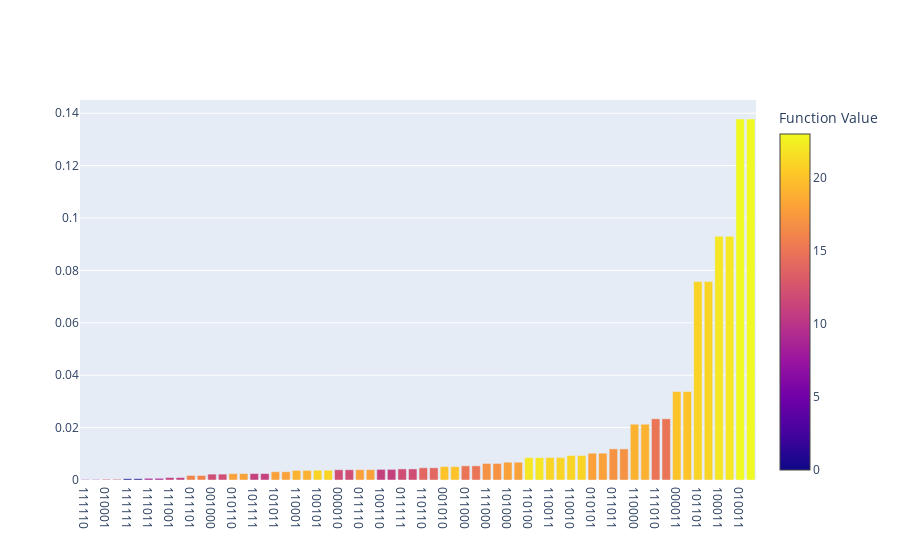

Notebook cell for this chart:
### Code cell
def plot_samples(samples):
    """
    Plots a bar diagram for the samples of a quantum algorithm
    Args:
        samples
    """
    #Sort samples by probability
    samples = sorted(samples, key = lambda x: x.probability)
    #Get list of probabilities, function values and bitstrings
    probabilities = [sample.probability for sample in samples]
    values = [sample.fval for sample in samples]
    bitstrings = [''.join([str(int(i)) for i in sample.x]) for sample in samples]
    #Plot bar diagram
    sample_plot = go.Bar(x = bitstrings, y = probabilities, marker=dict(color=values, colorscale = 'plasma',colorbar=dict(title='Function Value')))
    fig = go.Figure(
        data=sample_plot, 
        layout = dict(
            xaxis=dict(
                type = 'category'
            )
        )
    )
    fig.show()

plot_samples(result.samples)

### Figure 1 — Plotly figure (JSON) as saved in the notebook; plotly's stock layout.template omitted (floating-point values rounded to 4 significant figures)
{"data": [{"marker": {"color": [8, 8, 13, 13, 0, 0, 9, 9, 11, 11, 16, 16, 12, 12, 18, 18, 11, 11, 18, 18, 19, 19, 21, 21, 12, 12, 18, 18, 11, 11, 12, 12, 14, 14, 20, 20, 15, 15, 17, 17, 18, 18, 22, 22, 21, 21, 21, 21, 18, 18, 17, 17, 19, 19, 15, 15, 20, 20, 21, 21, 22, 22, 23, 23], "colorbar": {"title": {"text": "Function Value"}}, "colorscale": [[0, "#0d0887"], [0.1111, "#46039f"], [0.2222, "#7201a8"], [0.3333, "#9c179e"], [0.4444, "#bd3786"], [0.5556, "#d8576b"], [0.6667, "#ed7953"], [0.7778, "#fb9f3a"], [0.8889, "#fdca26"], [1, "#f0f921"]]}, "type": "bar", "x": ["111110", "000001", "010001", "101110", "111111", "000000", "111011", "000100", "111001", "000110", "011101", "100010", "001000", "110111", "010110", "101001", "101111", "010000", "101011", "010100", "110001", "001110", "100101", "011010", "000010", "111101", "011110", "100001", "100110", "011001", "011111", "100000", "110110", "001001", "001010", "110101", "011000", "100111", "111000", "000111", "101000", "010111", "110100", "001011", "110011", "001100", "110010", "001101", "010101", "101010", "011011", "100100", "110000", "001111", "111010", "000101", "000011", "111100", "101101", "010010", "100011", "011100", "010011", "101100"], "y": [0.0001748, 0.0001748, 0.0002871, 0.0002871, 0.0004604, 0.0004604, 0.0006395, 0.0006395, 0.0009318, 0.0009318, 0.001742, 0.001742, 0.002245, 0.002245, 0.002441, 0.002441, 0.00245, 0.00245, 0.003148, 0.003148, 0.003663, 0.003663, 0.003732, 0.003732, 0.003915, 0.003915, 0.003943, 0.003943, 0.004057, 0.004057, 0.00423, 0.00423, 0.004667, 0.004667, 0.005128, 0.005128, 0.005414, 0.005414, 0.006319, 0.006319, 0.006785, 0.006785, 0.008548, 0.008548, 0.008571, 0.008571, 0.009363, 0.009363, 0.01023, 0.01023, 0.01188, 0.01188, 0.0213, 0.0213, 0.02338, 0.02338, 0.03379, 0.03379, 0.07575, 0.07575, 0.09303, 0.09303, 0.1378, 0.1378]}], "layout": {"autosize": true, "xaxis": {"autorange": true, "range": [-0.5, 63.5], "type": "category"}, "yaxis": {"autorange": true, "range": [0, 0.1451], "type": "linear"}}}
